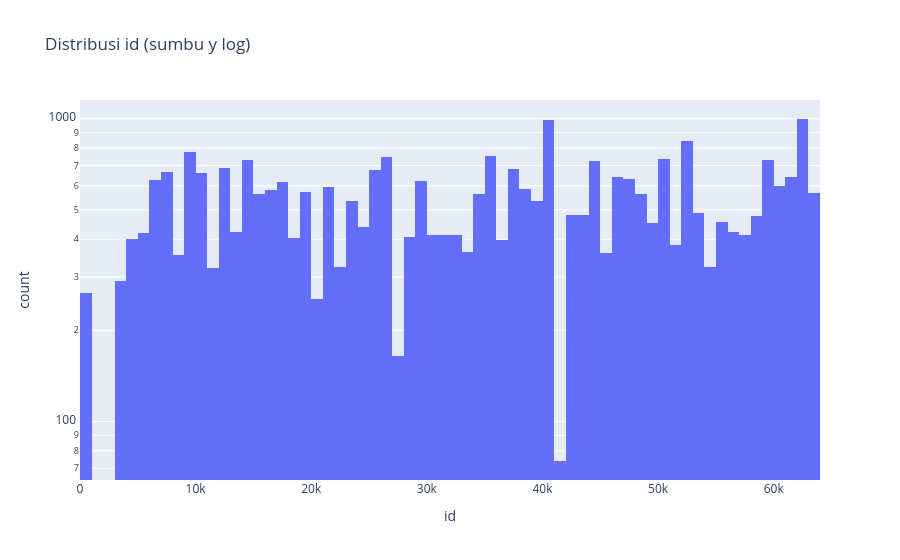

This figure's notebook cell:
### Code cell
h = lf.select(N1).drop_nulls().collect()
h = h.sample(min(200_000, h.height), seed=42)
save(px.histogram(h, x=N1, nbins=80, log_y=True, title=f"Distribusi {N1} (sumbu y log)"), "04_distribusi")

### Figure 1 — Plotly figure (JSON) as saved in the notebook; plotly's stock layout.template omitted (floating-point values rounded to 4 significant figures; data arrays with more than 128 entries replaced by an {"elided": "..."} marker saying what was removed)
{"data": [{"bingroup": "x", "hovertemplate": "id=%{x}<br>count=%{y}<extra></extra>", "legendgroup": "", "marker": {"color": "#636efa", "pattern": {"shape": ""}}, "name": "", "nbinsx": 80, "orientation": "v", "showlegend": false, "type": "histogram", "x": {"elided": "32735 float values"}, "xaxis": "x", "yaxis": "y"}], "layout": {"barmode": "relative", "legend": {"tracegroupgap": 0}, "title": {"text": "Distribusi id (sumbu y log)"}, "xaxis": {"anchor": "y", "domain": [0, 1], "title": {"text": "id"}}, "yaxis": {"anchor": "x", "domain": [0, 1], "title": {"text": "count"}, "type": "log"}}}
